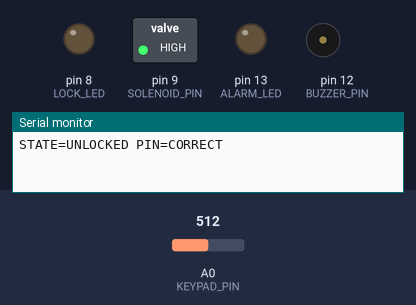
Recording of a sketch running on a simulated Arduino Uno, built with avr-gcc and run on an emulated ATmega328P. On the bench: switched loads named in the sketch (green lamp = pin HIGH), output pins drawn as LEDs (lit = HIGH), buzzer (waves = sounding, pin HIGH), the last lines printed to the serial monitor. The inputs (shaded band) are chosen by the test bench; at power-on: A0 (KEYPAD_PIN) = 512.

Above: at 2.5 s.
At 5.1 s:
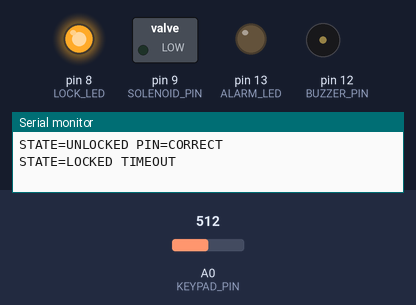
Timing chart, 0 to 6.8 s (numbered marks = the images above):
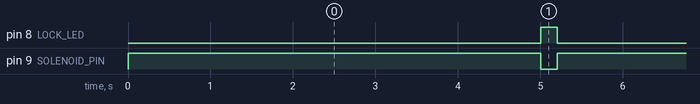

The sketch:

main.ino
```cpp
// Smart Door Lock FSM - Fixed Firmware
const int KEYPAD_PIN = A0;   // PIN Code Analog Resistor Ladder
const int SOLENOID_PIN = 9;  // Door Solenoid Lock
const int LOCK_LED = 8;      // Locked Status LED
const int ALARM_LED = 13;    // Alarm LED
const int BUZZER_PIN = 12;   // Alarm Buzzer

enum LockState { LOCKED, UNLOCKING, UNLOCKED, ALARM };
LockState currentState = LOCKED;
int failedAttempts = 0;
unsigned long unlockedTimestamp = 0;
const unsigned long AUTO_RELOCK_MS = 5000;

void setup() {
  Serial.begin(9600);
  pinMode(SOLENOID_PIN, OUTPUT);
  pinMode(LOCK_LED, OUTPUT);
  pinMode(ALARM_LED, OUTPUT);
  pinMode(BUZZER_PIN, OUTPUT);
  digitalWrite(SOLENOID_PIN, LOW);
  digitalWrite(LOCK_LED, HIGH);
  digitalWrite(ALARM_LED, LOW);
  digitalWrite(BUZZER_PIN, LOW);
}

void loop() {
  int rawKey = analogRead(KEYPAD_PIN);

  if (currentState == LOCKED) {
    if (rawKey > 500) { // Valid PIN key pressed
      currentState = UNLOCKED;
      unlockedTimestamp = millis();
      failedAttempts = 0;
      digitalWrite(SOLENOID_PIN, HIGH);
      digitalWrite(LOCK_LED, LOW);
      Serial.println("STATE=UNLOCKED PIN=CORRECT");
    } else if (rawKey > 100) {
      failedAttempts++;
      Serial.print("STATE=LOCKED ERR_PIN ATTEMPTS=");
      Serial.println(failedAttempts);

      if (failedAttempts >= 3) {
        currentState = ALARM;
        digitalWrite(ALARM_LED, HIGH);
        digitalWrite(BUZZER_PIN, HIGH);
        Serial.println("ERR: ALARM Brute-force Attempt Blocked");
      }
    }
  } else if (currentState == UNLOCKED) {
    // Fixed: Auto-relock after 5 seconds
    if (millis() - unlockedTimestamp >= AUTO_RELOCK_MS) {
      currentState = LOCKED;
      digitalWrite(SOLENOID_PIN, LOW);
      digitalWrite(LOCK_LED, HIGH);
      Serial.println("STATE=LOCKED TIMEOUT");
    }
  } else if (currentState == ALARM) {
    digitalWrite(ALARM_LED, HIGH);
    digitalWrite(BUZZER_PIN, HIGH);
  }

  delay(200);
}
```

Measured:
- by itself, pin 8 (LOCK_LED): alternates HIGH for 0.20 s and LOW for 5.0 s
- by itself, pin 9 (SOLENOID_PIN): alternates HIGH for 5.0 s and LOW for 0.20 s
